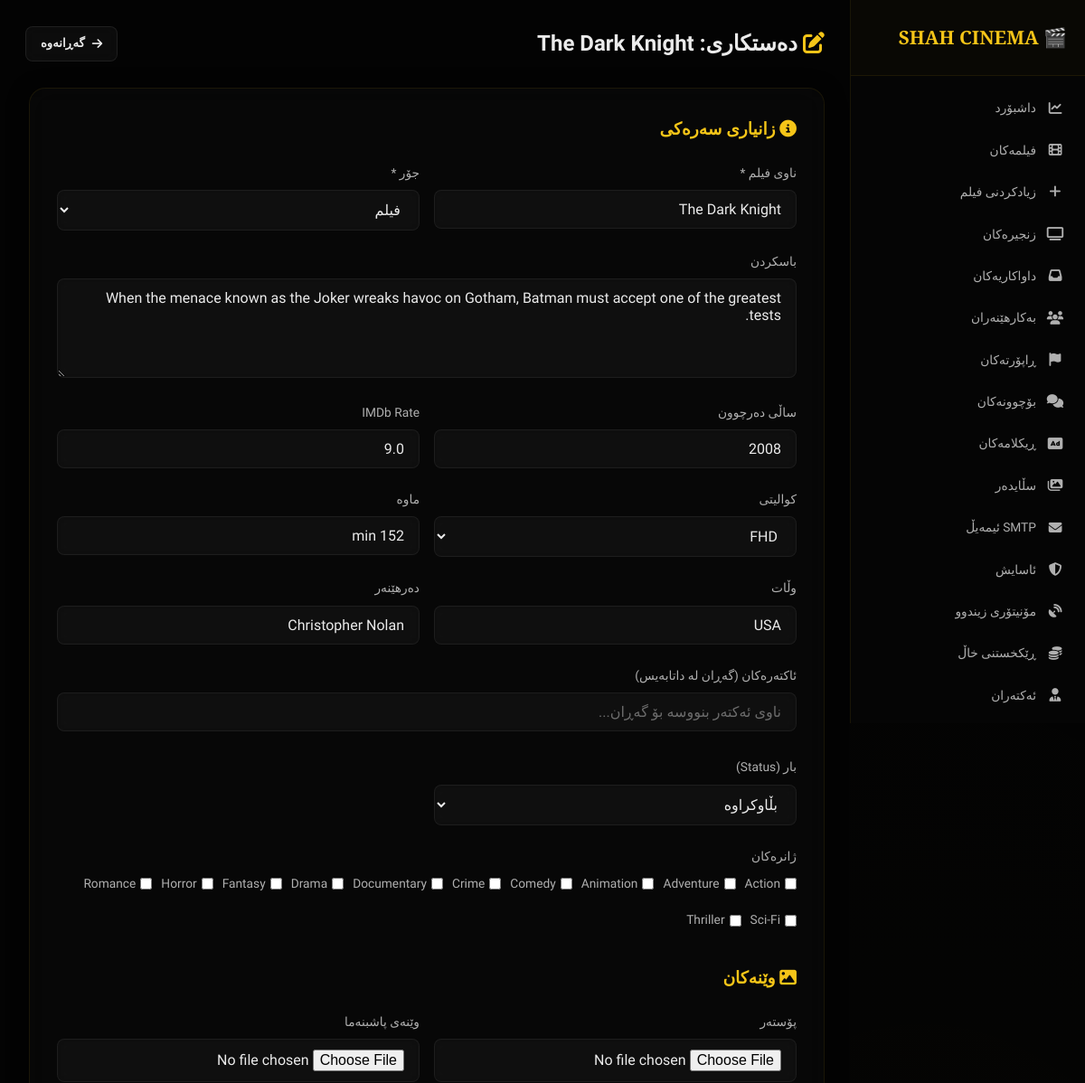
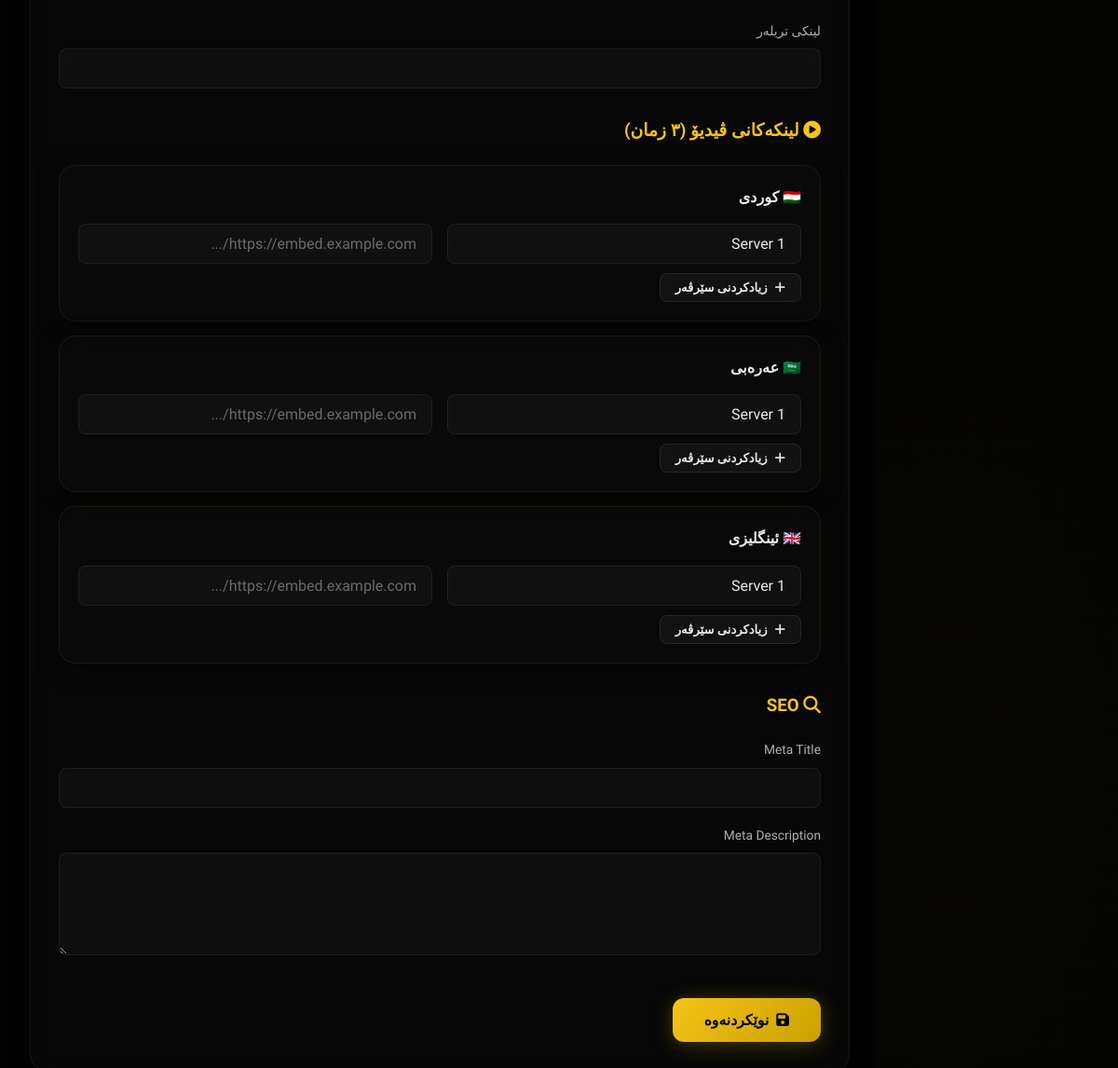
The page /admin/edit-movie.php?id=1 (signed in) on the database its author committed (2 pictures, top to bottom).
### tables this page shows
CREATE TABLE IF NOT EXISTS movies (
    id INT AUTO_INCREMENT PRIMARY KEY,
    title VARCHAR(255) NOT NULL,
    slug VARCHAR(255) NOT NULL UNIQUE,
    description TEXT,
    poster VARCHAR(255),
    backdrop VARCHAR(255),
    trailer_url VARCHAR(500),
    release_year SMALLINT,
    imdb_rate DECIMAL(3,1) DEFAULT 0.0,
    quality ENUM('CAM','HD','FHD','4K') DEFAULT 'HD',
    duration VARCHAR(20),
    country VARCHAR(100),
    director VARCHAR(255),
    actors TEXT,
    type ENUM('movie','series') DEFAULT 'movie',
    status ENUM('published','draft') DEFAULT 'published',
    views INT DEFAULT 0,
    meta_title VARCHAR(255),
    meta_description TEXT,
    created_at TIMESTAMP DEFAULT CURRENT_TIMESTAMP,
    updated_at TIMESTAMP DEFAULT CURRENT_TIMESTAMP ON UPDATE CURRENT_TIMESTAMP
);

CREATE TABLE IF NOT EXISTS genres (
    id INT AUTO_INCREMENT PRIMARY KEY,
    name VARCHAR(100) NOT NULL,
    slug VARCHAR(100) NOT NULL UNIQUE
);

### config.php (called while the page is built, shortened)
<?php
function clean(string $data): string {
    return htmlspecialchars(trim($data), ENT_QUOTES, 'UTF-8');
}

### includes/functions.php (called while the page is built, shortened)
<?php
function getGenres(PDO $pdo): array {
    return $pdo->query("SELECT * FROM genres ORDER BY name")->fetchAll();
}

### admin/edit-movie.php (the view, shortened to what this page needs)
<?php
require_once __DIR__ . '/../config.php';
require_once __DIR__ . '/../includes/functions.php';
$movieId = (int)($_GET['id'] ?? 0);
$movie = $pdo->prepare("SELECT * FROM movies WHERE id = ?");
$movie->execute([$movieId]);
$movie = $movie->fetch();
$mgStmt = $pdo->prepare("SELECT genre_id FROM movie_genres WHERE movie_id = ?");
$mgStmt->execute([$movieId]);
$movieGenreIds = $mgStmt->fetchAll(PDO::FETCH_COLUMN);
$videoLinks = [];
$allGenres = getGenres($pdo);
?>
<!DOCTYPE html>
<html lang="ku" dir="rtl">
<head>
    <link rel="stylesheet" href="<?= SITE_URL ?>/assets/css/style.css">
    <link rel="stylesheet" href="https://cdnjs.cloudflare.com/ajax/libs/font-awesome/6.5.0/css/all.min.css">
</head>
<body class="rtl">
<div class="admin-layout">
    <?php include __DIR__.'/sidebar.php'; ?>
    <main class="admin-main">
        <div class="admin-header">
            <h1><i class="fas fa-edit text-gold"></i> دەستکاری: <?= clean($movie['title']) ?></h1>
            <a href="<?= SITE_URL ?>/admin/movies.php" class="btn btn-glass btn-sm"><i class="fas fa-arrow-right"></i> گەڕانەوە</a>
        </div>
        <form method="POST" enctype="multipart/form-data" class="admin-form glass" style="padding: 30px;">
            <h3 class="text-gold" style="margin-bottom: 20px;"><i class="fas fa-info-circle"></i> زانیاری سەرەکی</h3>
            <div class="form-row">
                <div class="form-group">
                    <label>ناوی فیلم *</label>
                    <input type="text" name="title" class="form-control" required maxlength="255" value="<?= clean($movie['title']) ?>">
                </div>
                <div class="form-group">
                    <label>جۆر *</label>
                    <select name="type" class="form-control" id="typeSelect">
                        <option value="movie" <?= $movie['type']==='movie'?'selected':'' ?>>فیلم</option>
                    </select>
                </div>
            </div>
            <div class="form-group">
                <label>باسکردن</label>
                <textarea name="description" class="form-control" rows="4" maxlength="5000"><?= clean($movie['description'] ?? '') ?></textarea>
            </div>
            <div class="form-row">
                <div class="form-group">
                    <label>ساڵی دەرچوون</label>
                    <input type="number" name="release_year" class="form-control" min="1900" max="2030" value="<?= $movie['release_year'] ?>">
                </div>
                <div class="form-group">
                    <label>IMDb Rate</label>
                    <input type="number" name="imdb_rate" class="form-control" min="0" max="10" step="0.1" value="<?= $movie['imdb_rate'] ?>">
                </div>
            </div>
            <div class="form-row">
                <div class="form-group">
                    <label>کوالیتی</label>
                    <select name="quality" class="form-control">
                        <?php foreach (['CAM','HD','FHD','4K'] as $q): ?>
                            <option value="<?= $q ?>" <?= $movie['quality']===$q?'selected':'' ?>><?= $q ?></option>
                        <?php endforeach; ?>
                    </select>
                </div>
                <div class="form-group">
                    <label>ماوە</label>
                    <input type="text" name="duration" class="form-control" value="<?= clean($movie['duration'] ?? '') ?>">
                </div>
            </div>
            <div class="form-row">
                <div class="form-group">
                    <label>وڵات</label>
                    <input type="text" name="country" class="form-control" value="<?= clean($movie['country'] ?? '') ?>">
                </div>
                <div class="form-group">
                    <label>دەرهێنەر</label>
                    <input type="text" name="director" class="form-control" value="<?= clean($movie['director'] ?? '') ?>">
                </div>
            </div>
            <div class="form-group">
                <label>ئاکتەرەکان (گەڕان لە داتابەیس)</label>
                <div style="position:relative;">
                    <input type="text" id="actor-search-input" class="form-control" placeholder="ناوی ئەکتەر بنووسە بۆ گەڕان..." autocomplete="off">
                </div>
            </div>
            <div class="form-row">
                <div class="form-group">
                    <label>بار (Status)</label>
                    <select name="status" class="form-control">
                        <option value="published" <?= $movie['status']==='published'?'selected':'' ?>>بڵاوکراوە</option>
                    </select>
                </div>
            </div>
            <div class="form-group">
                <label>ژانرەکان</label>
                <div style="display: flex; flex-wrap: wrap; gap: 10px;">
                    <?php foreach ($allGenres as $g): ?>
                        <label style="display:flex; align-items:center; gap:5px; cursor:pointer; color:var(--gray-light);">
                            <input type="checkbox" name="genres[]" value="<?= $g['id'] ?>" <?= in_array($g['id'], $movieGenreIds)?'checked':'' ?>> <?= clean($g['name']) ?>
                        </label>
                    <?php endforeach; ?>
                </div>
            </div>
            <h3 class="text-gold" style="margin: 30px 0 20px;"><i class="fas fa-image"></i> وێنەکان</h3>
            <div class="form-row">
                <div class="form-group">
                    <label>پۆستەر <?php if($movie['poster']): ?><small style="color:var(--gray);">(ئێستا: <?= $movie['poster'] ?>)</small><?php endif; ?></label>
                    <input type="file" name="poster" class="form-control" accept="image/*">
                </div>
                <div class="form-group">
                    <label>وێنەی پاشبنەما <?php if($movie['backdrop']): ?><small style="color:var(--gray);">(ئێستا: <?= $movie['backdrop'] ?>)</small><?php endif; ?></label>
                    <input type="file" name="backdrop" class="form-control" accept="image/*">
                </div>
            </div>
            <div class="form-group">
                <label>لینکی تریلەر</label>
                <input type="url" name="trailer_url" class="form-control" value="<?= clean($movie['trailer_url'] ?? '') ?>">
            </div>
            <h3 class="text-gold" style="margin: 30px 0 20px;"><i class="fas fa-play-circle"></i> لینکەکانی ڤیدیۆ (٣ زمان)</h3>
            <?php foreach (['kurdish' => '🇹🇯 کوردی', 'arabic' => '🇸🇦 عەرەبی', 'english' => '🇬🇧 ئینگلیزی'] as $code => $label): ?>
            <div class="glass" style="padding: 20px; margin-bottom: 15px;">
                <h4 style="margin-bottom: 15px;"><?= $label ?></h4>
                <div id="links-<?= $code ?>">
                    <?php if (!empty($videoLinks[$code])): ?>
                        <?php foreach ($videoLinks[$code] as $vl): ?>
                        <div class="form-row" style="margin-bottom:10px;">
                            <input type="text" name="server_<?= $code ?>[]" class="form-control" value="<?= clean($vl['server_name']) ?>">
                            <input type="url" name="video_<?= $code ?>[]" class="form-control" value="<?= clean($vl['video_url']) ?>">
                        </div>
                        <?php endforeach; ?>
                    <?php else: ?>
                        <div class="form-row" style="margin-bottom:10px;">
                            <input type="text" name="server_<?= $code ?>[]" class="form-control" placeholder="Server 1" value="Server 1">
                            <input type="url" name="video_<?= $code ?>[]" class="form-control" placeholder="https://embed.example.com/...">
                        </div>
                    <?php endif; ?>
                </div>
                <button type="button" class="btn btn-glass btn-sm" onclick="addLinkField('<?= $code ?>')">
                    <i class="fas fa-plus"></i> زیادکردنی سێرڤەر
                </button>
            </div>
            <?php endforeach; ?>
            <h3 class="text-gold" style="margin: 30px 0 20px;"><i class="fas fa-search"></i> SEO</h3>
            <div class="form-group">
                <label>Meta Title</label>
                <input type="text" name="meta_title" class="form-control" value="<?= clean($movie['meta_title'] ?? '') ?>" maxlength="255">
            </div>
            <div class="form-group">
                <label>Meta Description</label>
                <textarea name="meta_description" class="form-control" rows="2" maxlength="500"><?= clean($movie['meta_description'] ?? '') ?></textarea>
            </div>
            <button type="submit" class="btn btn-gold btn-lg" style="margin-top: 20px;">
                <i class="fas fa-save"></i> نوێکردنەوە
            </button>
        </form>
    </main>
</div>
</body>
</html>

### rows shown on the page
movies: title "The Dark Knight", type "فیلم", description "When the menace known as the Joker wreaks havoc on Gotham, Batman must accept one of the greatest tests.", release_year "2008", imdb_rate "9.0", quality "FHD", duration "152 min", country "USA", director "Christopher Nolan", status "بڵاوکراوە"
genres: name "Action"
genres: name "Adventure"
genres: name "Animation"
genres: name "Comedy"
genres: name "Crime"
genres: name "Documentary"
genres: name "Drama"
genres: name "Fantasy"
genres: name "Horror"
genres: name "Romance"
genres: name "Sci-Fi"
genres: name "Thriller"

### other values the page prints
SITE_NAME "SHAH CINEMA"
$label "🇹🇯 کوردی"
$label "🇸🇦 عەرەبی"
$label "🇬🇧 ئینگلیزی"
